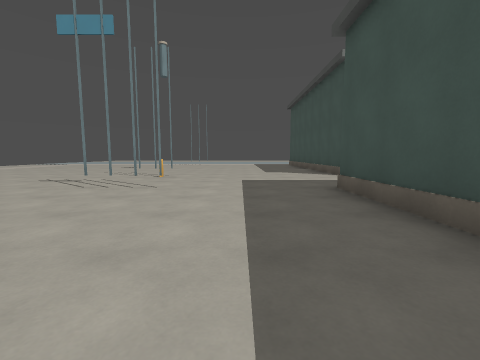
view 1 (above)

24 first-person views from a walk through a 3-D level made in the Godot game engine. The camera is 1.2 m above the floor, tilts 6° down and sees 90° across. The floor is counted in squares, 2 m on a side. Each view is taken from the middle of a square. On the plan, view 1 faces up. The plan holds only what a view shows up to about 9 squares ahead; the rest is blank. The place goes on beyond the plan.

view 2
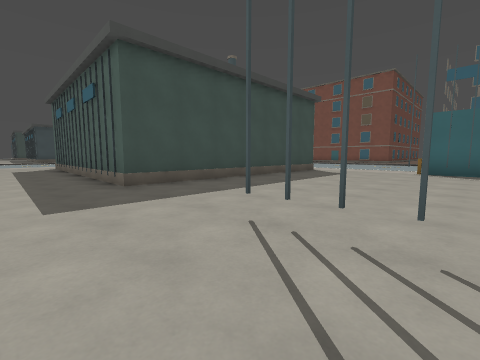

view 3
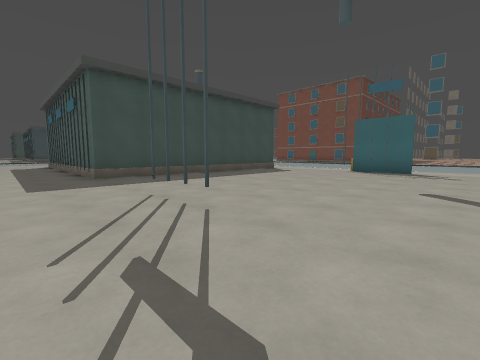

view 4
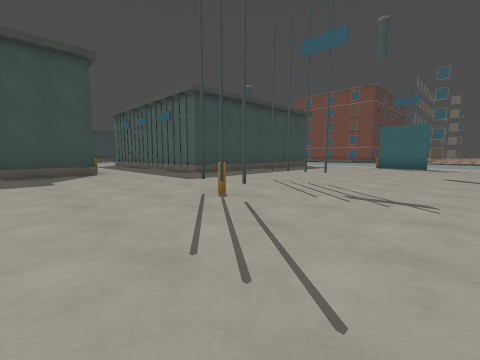

view 5
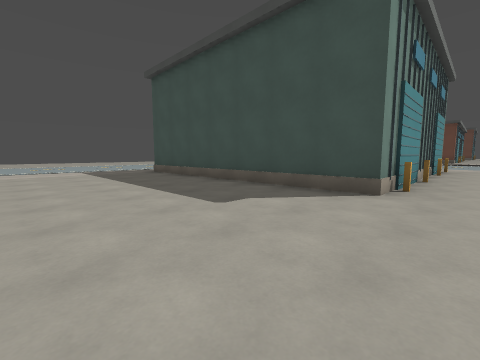

view 6
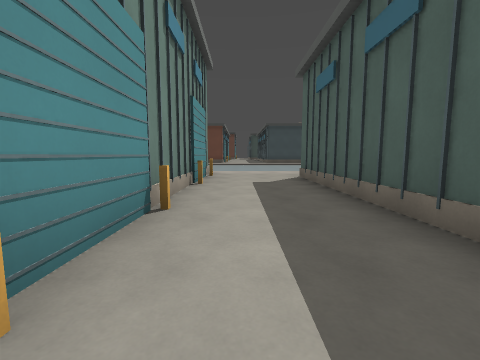

view 7
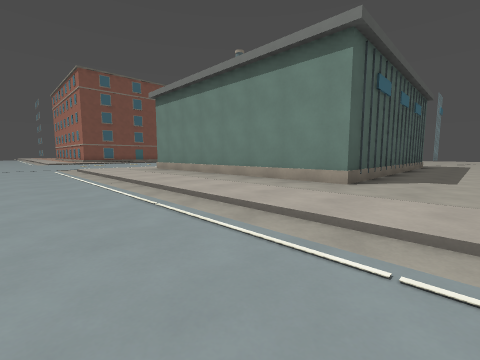

view 8
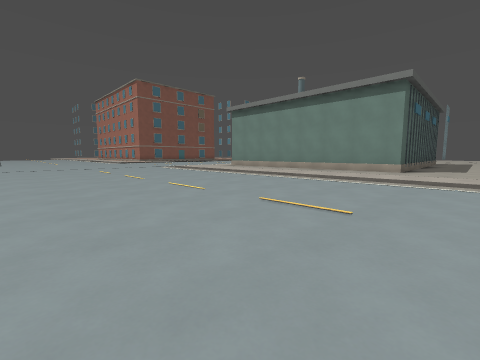

view 9
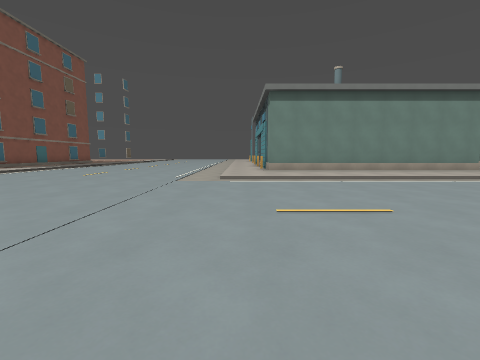

view 10
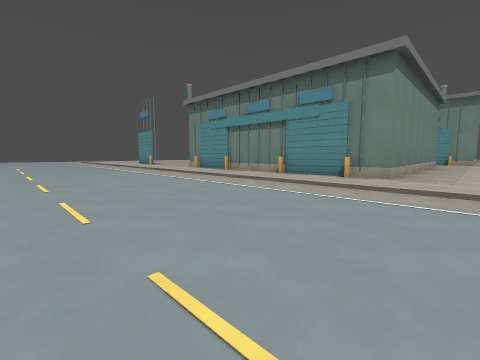

view 11
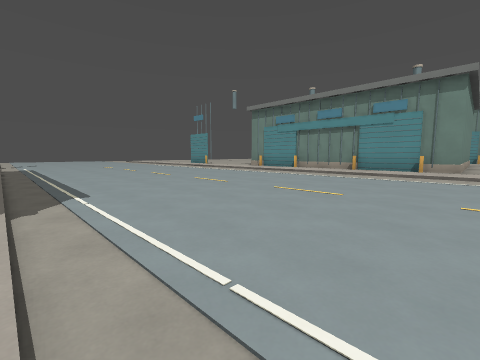

view 12
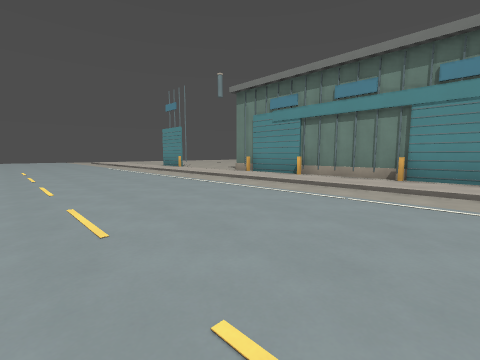

view 13
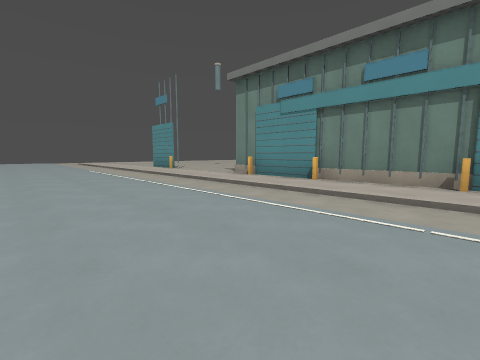

view 14
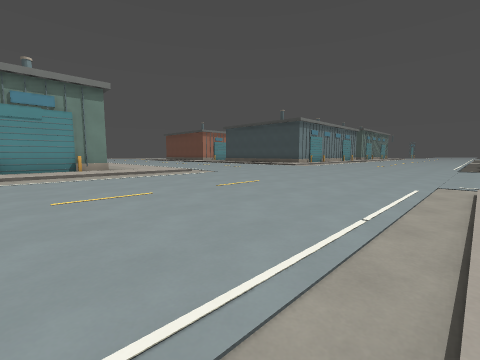

view 15
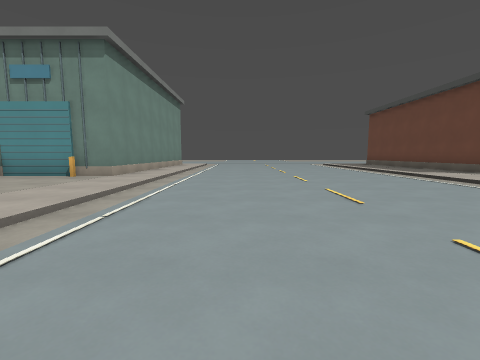

view 16
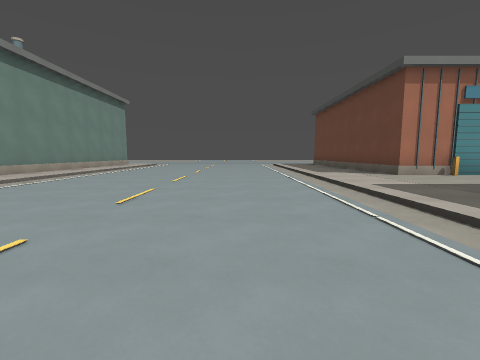

view 17
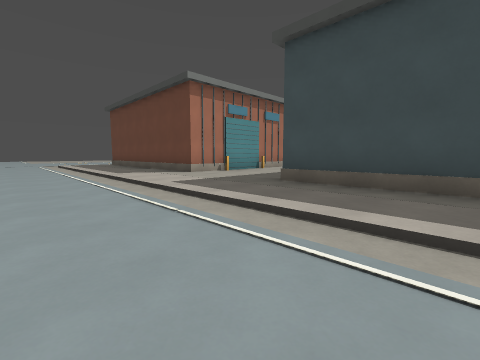

view 18
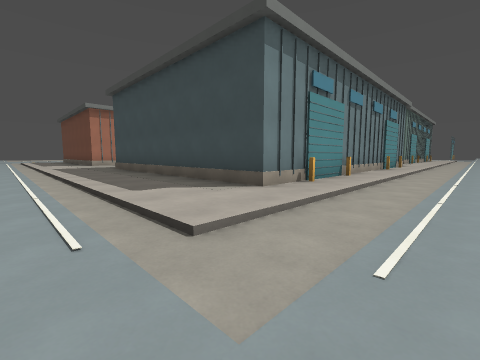

view 19
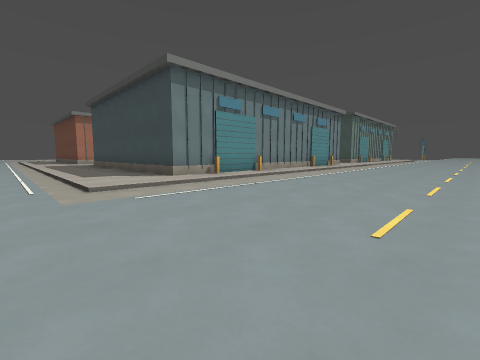

view 20
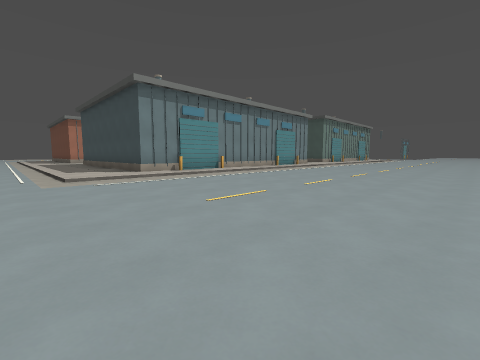

view 21
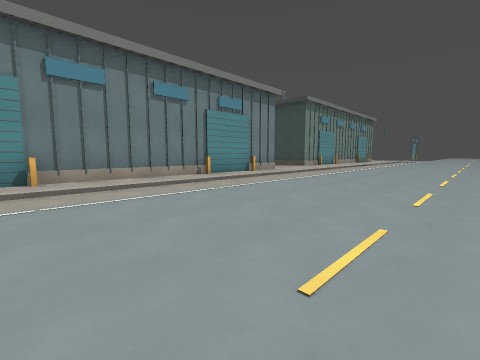

view 22
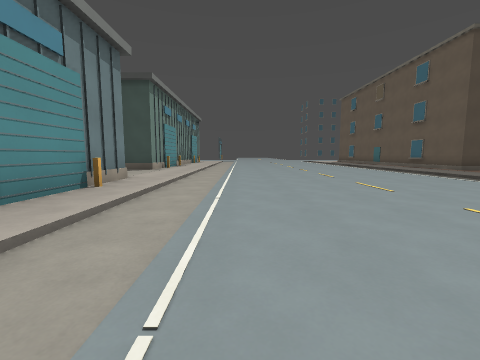

view 23
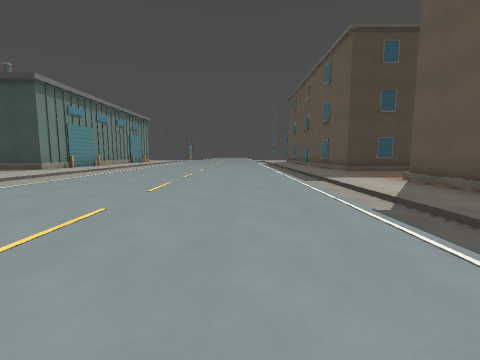

view 24
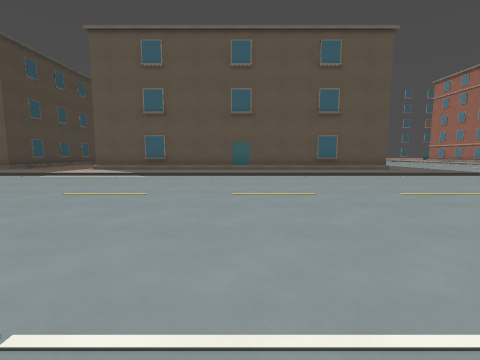

### Floor plan
Key: @ floor where view 1 was taken; # wall or solid block; . main floor; : floor 0.25 m higher than the main floor; / step, stairs or slope.
Columns run from 5 left of view 1 to 36 right of it. Each row starts with its distance up from view 1.
 10     ::::#      #:/....../::#
  9 ::::::::#      #:/....../::#
  8 ::::::::#      #:/....../::##
  7 :::#::::########:/....../:::##
  6 :::::::::::::::::/....../:::::
  5 :::::::::::::::::/....../::::
  4 :::#:::########::/....../::#
  3 :::::::#      #::/....../::#
  2 :::::::#      #::/....../::#
  1 :::::::#      #::/....../::#
  0 :::::@:#      #::/....../::#
 -1 :::::::#      #::/....../::#            #
 -2 :::::::#      #::/....../::#           :##
 -3 ::##:::########::/....../::##########::::#
 -4 :::::::::::::::::/....../::::::::::::::::
 -5   .......................................
 -6 .........................................
 -7 .....................  ..................
 -8 .....................  ...................
 -9  ..................... ...................
-10      ....................................
-11     .....................................
-12     //////////////....../////////////////
-13                         /::::::::::::::::
-14                         /:###########:::#
-15                                       ::#
-16                                        :#

Positions as (right, up) in squares from view 1, and headings:
1: (0, 0), facing up
2: (-3, 6), facing down-right
3: (-5, 6), facing down-right
4: (-5, 9), facing down-right
5: (-1, 6), facing up-right
6: (3, 6), facing right
7: (14, 6), facing down-left
8: (18, 6), facing down-left
9: (18, -4), facing left
10: (11, -9), facing up-left
11: (10, -12), facing up-left
12: (8, -9), facing up-left
13: (7, -8), facing up-left
14: (7, -12), facing up-right
15: (14, 1), facing up
16: (17, 1), facing up
17: (17, 1), facing up-right
18: (18, -6), facing up-right
19: (18, -9), facing up-right
20: (18, -11), facing up-right
21: (24, -9), facing up-right
22: (26, -6), facing right
23: (26, -10), facing right
24: (26, -5), facing down
